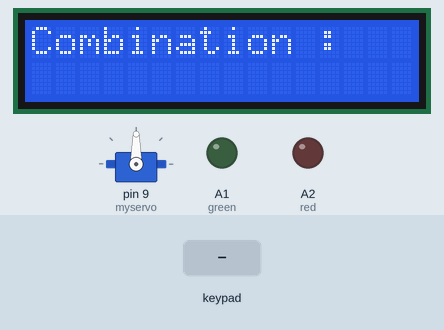
Simulated run of this sketch. Board: Arduino Uno, built with avr-gcc and run on an emulated ATmega328P. On the bench: servo, 16×2 character LCD, output pins drawn as LEDs (lit = HIGH). The inputs (shaded band) are chosen by the test bench. What the sketch prints to the serial monitor is not drawn.

Above: at 1.2 s.
1.3 s: keypad keys 1 5 6 9 pressed 0.4 s apart
At 4.17 s:
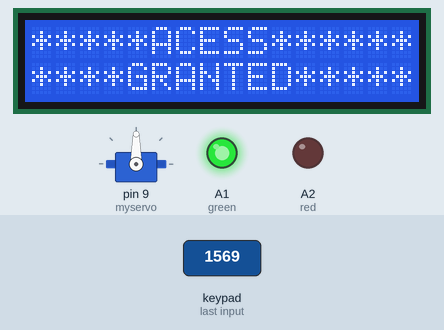
4.4 s: key '*' pressed
At 5.5 s:
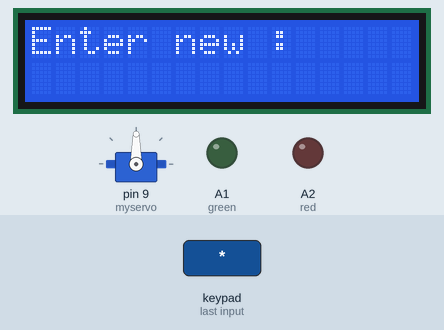
5.9 s: keypad keys 1 5 6 9 # pressed 0.4 s apart
At 9.3 s:
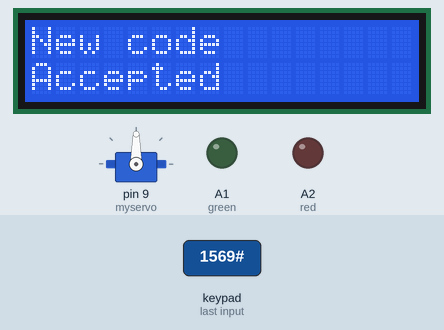
10.9 s: keypad keys 5 4 3 2 pressed 0.4 s apart
At 13.3 s:
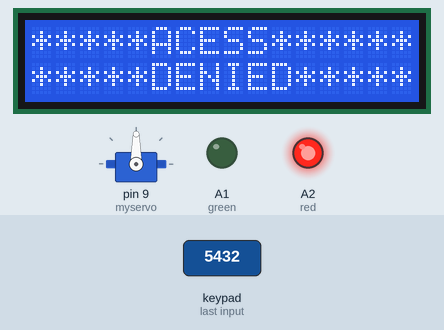
14.0 s: key '0' pressed
At 15.1 s:
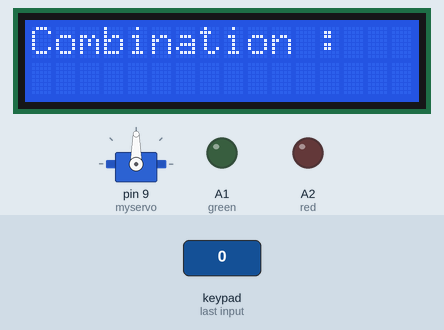
15.5 s: key '1' pressed
At 16.3 s:
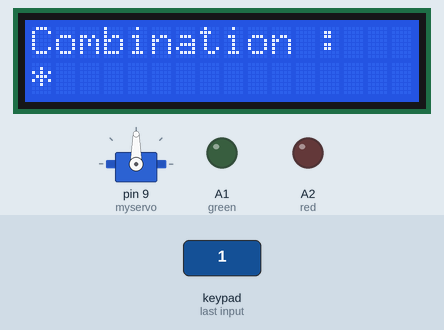
Timing chart, 0 to 18.0 s (numbered marks = the images above; inputs shaded):
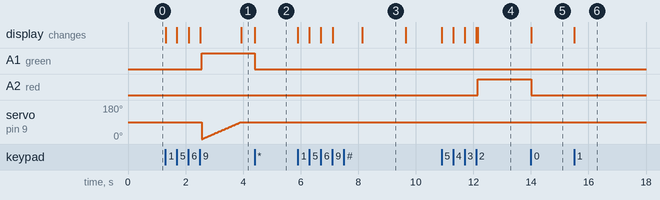

Measured:
- after the input at 1.3 s, A1 (green): LOW → HIGH after 1.3 s; the display: first changes at once (image 1 shows a later state)
- after the input at 4.4 s, A1 (green): HIGH → LOW at once; the display: changes at once (image 2)
- after the input at 5.9 s, the display: first changes at once (image 3 shows a later state)
- after the input at 10.9 s, A2 (red): LOW → HIGH after 1.3 s; the display: first changes at once (image 4 shows a later state)
- after the input at 14.0 s, A2 (red): HIGH → LOW at once; the display: changes at once (image 5)
- after the input at 15.5 s, the display: changes at once (image 6)
- what the display in image 3 shows lasts 1.5 s, from 8.1 s to 9.6 s

The sketch:

setpass.ino
```cpp
#include<Keypad.h>
#include <LiquidCrystal.h>
#include <Servo.h>

Servo myservo;
int pos = 0;

const int combinationlenght = 4;
char rightnumber[combinationlenght] = {'1','5','6','9'};
char newrightnumber[combinationlenght];
char number[combinationlenght];
int right = 0;
int green = A1;
int red = A2;
int newcomb = 0;
byte fulllcd[8] = {B11111, B11111, B11111, B11111, B11111, B11111, B11111, B11111,};
int newfinalcomb = 0;
int kposition = 0;
const byte ROWS = 4; //four rows
const byte COLS = 3; //three columns
char keys[ROWS][COLS] = {
  {'1','2','3'},
  {'4','5','6'},
  {'7','8','9'},
  {'#','0','*'}
};
byte rowPins[ROWS] = {5, 4, 3, 2}; //connect to the row pinouts of the keypad
byte colPins[COLS] = {8, 7, 6}; //connect to the column pinouts of the keypad

Keypad keypad = Keypad(makeKeymap(keys), rowPins, colPins, ROWS, COLS );
LiquidCrystal lcd(13,12,11,10,1,0);
void setup() {
  // put your setup code here, to run once:
  Serial.begin(9600);
  myservo.attach(9);
  pinMode(A1,OUTPUT);
  pinMode(A2,OUTPUT);
  lcd.createChar(0, fulllcd);
  lcd.begin(16,2);
  lcdstartup();
}

void loop() {
  // put your main code here, to run repeatedly:
  char k = keypad.getKey();
  if(k != 0){ //if you press something
   if(k == '0')
   {
    kposition = 0;
    lcdstartup();
    Serial.println(k);
  }
  else{
    number[kposition] = k; //save number in array
    kposition++; //add to the combination digit position
    lcd.setCursor(kposition - 1,1);
    lcd.print("*");//writes a * each time you enter in a charcter
    Serial.println(k);
  delay(50);  //delay just cause i can
  if(kposition == combinationlenght){ //checks if we pressed 4 numbers
   kposition = 0;  //sets array write position to 0
   for(int g=0;g<combinationlenght;g++){//if each digit is right, add to the variable "right"
    if(number[g] == rightnumber[g]){ right++;} //checks if all inputed digits are right
    }
    if(right == combinationlenght){
      rightaction();
      rightlcd();
      right = 0;
      }
    else{
      wrongaction();
      wronglcd();
      right = 0;
      }
   delay(100);
  }
  }
  }
}
void lcdstartup(){
  lcd.clear();
  lcd.setCursor(0,0);
  lcd.print("Combination :");
  Serial.println("Combination :");
}
void lcdenter(){
  lcd.clear();
  lcd.print("Enter new :");
  Serial.println("Enter new :");
}
void lcdgranted(){
 lcd.clear();
 lcd.print("*****ACESS******");
 Serial.println("access :");
 lcd.setCursor(0,1);
 lcd.print("****GRANTED*****");
 Serial.println("granted :");
}
void rightlcd(){
 lcdgranted();
 while(newfinalcomb == 0){
  delay(10);
  char o = keypad.getKey();
  if(o != 0){
    if(o == '*')
    {
      digitalWrite(green,LOW);
      lcdenter();
      while(newcomb == 0){
      enternewcode();}
      newcomb = 0;
    }
    if(o == '0')
    {
      newfinalcomb = 1;
      digitalWrite(green,LOW);
    }
  }
  }
  newfinalcomb = 0;
 lcd.clear();
 lcdstartup();
}
void enternewcode(){
 char newk = keypad.getKey();
 if(newk != 0){
    newrightnumber[kposition] = newk;
    kposition++;
    lcd.setCursor(kposition,1);
    lcd.print(newk);
    if(newk == '0')
    {
    lcd.setCursor(0,1);
    lcd.print("        ");
    kposition = 0;
    }
    if(kposition == combinationlenght){
      lcd.setCursor(kposition + 1,1);
      lcd.write(byte(0));
      delay(1000);
      kposition = 0;
      checknewcode();
    }
 }
}
void checknewcode(){
  lcd.clear();
  lcd.print("Are you sure ?");
  Serial.println("are you sure? :");
  while(newcomb == 0){
    char newc = keypad.getKey();
    if(newc != 0){
      if(newc == '#')
      {
        lcd.clear();
        lcd.print("New code");
        Serial.println("new code :");
        lcd.setCursor(0,1);
        lcd.print("Accepted");
        Serial.println("accepted :");
        newcomb = 1;
        newfinalcomb = 1;
        for(int j=0;j<combinationlenght;j++){
          rightnumber[j] = newrightnumber[j];
          }
          kposition = 0;
          delay(1500);
      }
      if(newc == '9')//B
      {
        delay(10);
        lcdgranted();
        newcomb = 1;
      }
    }
  }
}
void wronglcd(){
lcd.clear();
 lcd.print("*****ACESS******");
 Serial.println("access");
 lcd.setCursor(0,1);
 lcd.print("*****DENIED*****");
 Serial.println("denied");
 while(newfinalcomb == 0){
  delay(10);
  char o = keypad.getKey();
  if(o != 0){
    if(o == '0')//D
    {
      newfinalcomb = 1;
    }
  }
  }
  newfinalcomb = 0;
 lcd.clear();
 lcdstartup();
 digitalWrite(red,LOW);
}

void rightaction(){
      digitalWrite(green,HIGH);
      digitalWrite(red,LOW);
      for (pos = 0; pos <= 90; pos += 1)
  { // goes from 0 degrees to 180 degrees
    // in steps of 1 degree
    myservo.write(pos);              // tell servo to go to position in variable 'pos'
    delay(15);                       // waits 15ms for the servo to reach the position
  }
}
void wrongaction(){
      digitalWrite(red,HIGH);
      digitalWrite(green,LOW);
}
```
